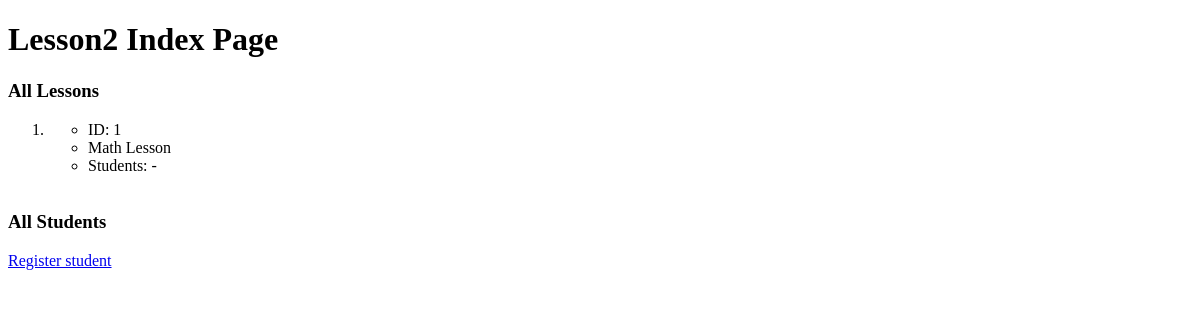
The app's page /lesson2/, older data.
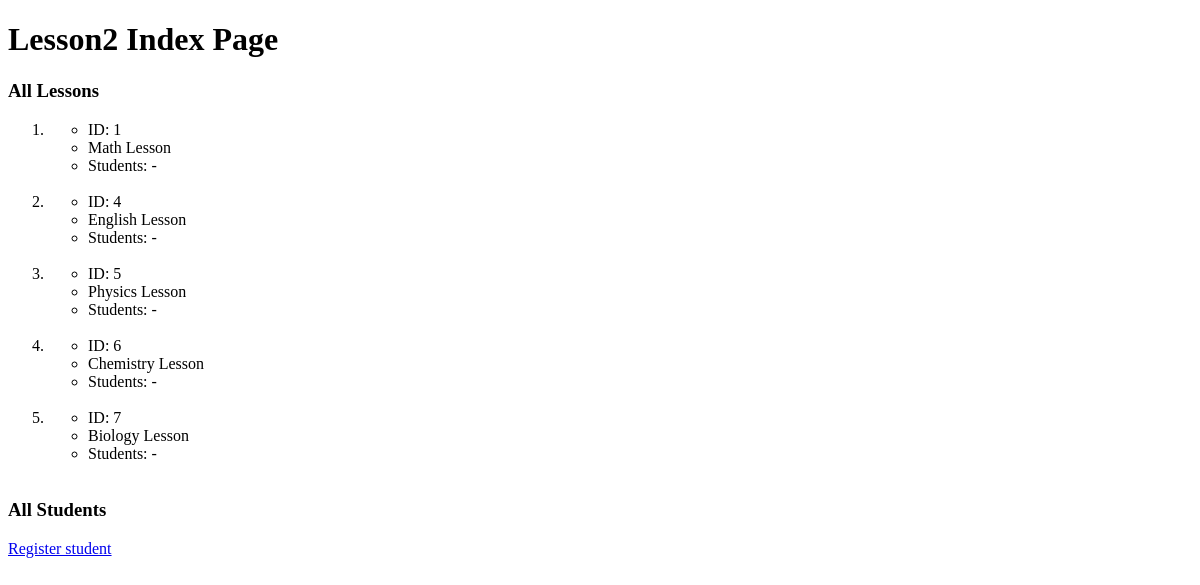
The same page, newer data.
### lesson2/models.py (models this page shows, shortened)
class Lesson(models.Model):
    title = models.CharField(max_length=30)
    content = models.TextField(validators=[MaxLengthValidator(1000)])

### lesson2/views.py (the view)
# urls.py: path('', views.index, name="index"),
def index(request):
    return render(request, "lesson2/index.html", {
        "lessons": Lesson.objects.all(),
        "students": Student.objects.all()
    })

### lesson2/templates/lesson2/index.html (shortened to what this page needs)
<!DOCTYPE html>
<html lang="en">
<head>
</head>
<body>
    <h1>
        Lesson2 Index Page
    </h1>
    <h3>
        All Lessons
    </h3>
    <ol>
        {% for lesson in lessons %}
        <li>
            <ul>
                <li>ID: {{ lesson.id }}</li>
                <li>{{ lesson.title|capfirst }} Lesson</li>
                <li>
                    Students:
                    {% for student in lesson.students.all %}
                        {{ student.name }}{% if not forloop.last %}, {% endif %}
                    {% empty %}
                        -
                    {% endfor %}
                </li>
            </ul>
        </li><br>
        {% empty %}
            No lessons found.
        {% endfor %}
    </ol>
    <h3>
        All Students
    </h3>
    <a href="{% url 'lesson2:create_student' %}">
        Register student
    </a>
</body>
</html>

Row changes from the older to the newer data that the page shows:
added Lesson: id "4", title "English"
added Lesson: id "5", title "Physics"
added Lesson: id "6", title "Chemistry"
added Lesson: id "7", title "Biology"
